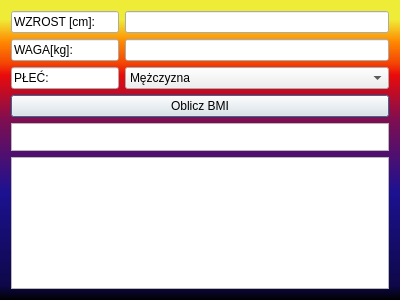
<?xml version="1.0" encoding="UTF-8"?>
<ui version="4.0">
 <class>BMI</class>
 <widget class="QDialog" name="BMI">
  <property name="geometry">
   <rect>
    <x>0</x>
    <y>0</y>
    <width>400</width>
    <height>300</height>
   </rect>
  </property>
  <property name="windowTitle">
   <string>Dialog</string>
  </property>
  <property name="styleSheet">
   <string notr="true">QDialog{
	background-color: qlineargradient(spread:pad, x1:0, y1:1, x2:0, y2:0, stop:0 rgba(0, 0, 0, 255), stop:0.05 rgba(14, 8, 73, 255), stop:0.36 rgba(28, 17, 145, 255), stop:0.6 rgba(126, 14, 81, 255), stop:0.75 rgba(234, 11, 11, 255), stop:0.79 rgba(244, 70, 5, 255), stop:0.86 rgba(255, 136, 0, 255), stop:0.935 rgba(239, 236, 55, 255));
}</string>
  </property>
  <layout class="QFormLayout" name="formLayout">
   <item row="0" column="0">
    <widget class="QLineEdit" name="lineEdit_3">
     <property name="text">
      <string>WZROST [cm]:</string>
     </property>
     <property name="readOnly">
      <bool>true</bool>
     </property>
    </widget>
   </item>
   <item row="0" column="1">
    <widget class="QLineEdit" name="WZROSTline">
     <property name="alignment">
      <set>Qt::AlignRight|Qt::AlignTrailing|Qt::AlignVCenter</set>
     </property>
    </widget>
   </item>
   <item row="1" column="0">
    <widget class="QLineEdit" name="lineEdit_4">
     <property name="text">
      <string>WAGA[kg]:</string>
     </property>
     <property name="readOnly">
      <bool>true</bool>
     </property>
    </widget>
   </item>
   <item row="1" column="1">
    <widget class="QLineEdit" name="WAGAline">
     <property name="alignment">
      <set>Qt::AlignRight|Qt::AlignTrailing|Qt::AlignVCenter</set>
     </property>
    </widget>
   </item>
   <item row="2" column="0">
    <widget class="QLineEdit" name="lineEdit_5">
     <property name="enabled">
      <bool>true</bool>
     </property>
     <property name="text">
      <string>PŁEĆ:</string>
     </property>
     <property name="readOnly">
      <bool>true</bool>
     </property>
    </widget>
   </item>
   <item row="2" column="1">
    <widget class="QComboBox" name="KorM">
     <property name="sizePolicy">
      <sizepolicy hsizetype="Preferred" vsizetype="Maximum">
       <horstretch>0</horstretch>
       <verstretch>0</verstretch>
      </sizepolicy>
     </property>
     <item>
      <property name="text">
       <string>Mężczyzna</string>
      </property>
     </item>
     <item>
      <property name="text">
       <string>Kobieta</string>
      </property>
     </item>
    </widget>
   </item>
   <item row="4" column="0" colspan="2">
    <widget class="QPushButton" name="liczBMI">
     <property name="styleSheet">
      <string notr="true">QPushButton:pressed{
background-color: red;
}</string>
     </property>
     <property name="text">
      <string>Oblicz BMI</string>
     </property>
    </widget>
   </item>
   <item row="5" column="0" colspan="2">
    <widget class="QTextEdit" name="displayBMI">
     <property name="maximumSize">
      <size>
       <width>16777215</width>
       <height>28</height>
      </size>
     </property>
     <property name="readOnly">
      <bool>true</bool>
     </property>
    </widget>
   </item>
   <item row="6" column="0" colspan="2">
    <widget class="QTextEdit" name="displayINFO">
     <property name="sizePolicy">
      <sizepolicy hsizetype="Minimum" vsizetype="Expanding">
       <horstretch>0</horstretch>
       <verstretch>0</verstretch>
      </sizepolicy>
     </property>
     <property name="readOnly">
      <bool>true</bool>
     </property>
    </widget>
   </item>
  </layout>
 </widget>
 <resources/>
 <connections/>
</ui>
